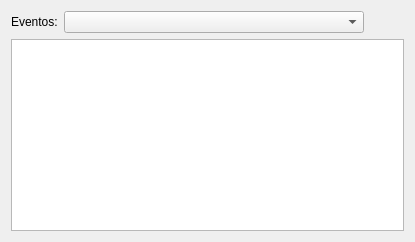
          <widget class="QWidget" name="tab">
           <attribute name="title">
            <string>Dados</string>
           </attribute>
           <layout class="QVBoxLayout" name="verticalLayout_13">
            <item>
             <layout class="QHBoxLayout" name="horizontalLayout_13">
              <item>
               <widget class="QLabel" name="label_2">
                <property name="text">
                 <string>Eventos:</string>
                </property>
               </widget>
              </item>
              <item>
               <widget class="QComboBox" name="eventResultSelect">
                <property name="minimumSize">
                 <size>
                  <width>300</width>
                  <height>0</height>
                 </size>
                </property>
                <property name="currentText">
                 <string/>
                </property>
               </widget>
              </item>
              <item>
               <spacer name="horizontalSpacer_2">
                <property name="orientation">
                 <enum>Qt::Horizontal</enum>
                </property>
                <property name="sizeHint" stdset="0">
                 <size>
                  <width>40</width>
                  <height>20</height>
                 </size>
                </property>
               </spacer>
              </item>
             </layout>
            </item>
            <item>
             <widget class="QTableWidget" name="eventResultTable"/>
            </item>
           </layout>
          </widget>
